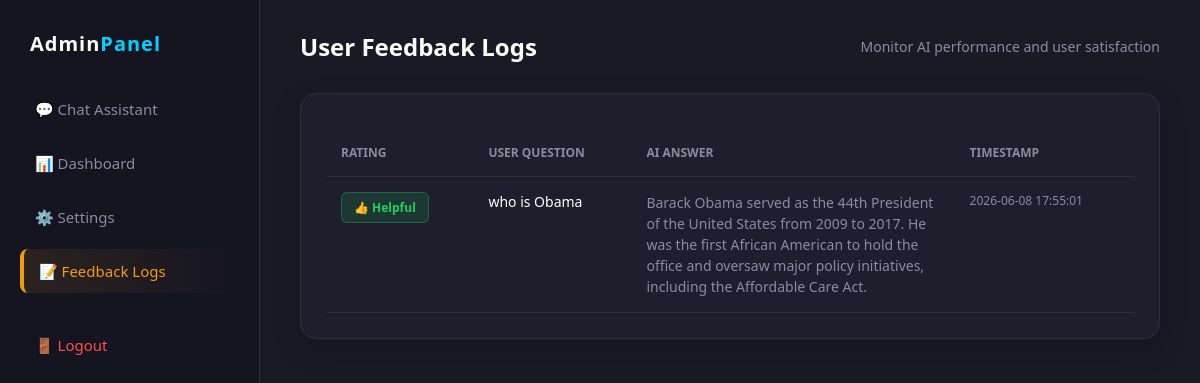
Screenshot of /feedback-logs with the database file from the repository.
### tables this page shows
CREATE TABLE feedback (
    id INTEGER PRIMARY KEY AUTOINCREMENT,
    chat_id INTEGER,
    rating TEXT, -- Store 'up' or 'down'
    timestamp DATETIME DEFAULT CURRENT_TIMESTAMP
);

CREATE TABLE chat_history (
    id INTEGER PRIMARY KEY AUTOINCREMENT,
    username TEXT NOT NULL,
    question TEXT NOT NULL,
    answer TEXT NOT NULL,
    timestamp DATETIME DEFAULT CURRENT_TIMESTAMP
);

### app.py (the view)
@app.route('/feedback-logs')
def view_feedback():
    conn = sqlite3.connect('database/faq.db')
    cursor = conn.cursor()
    cursor.execute('''
        SELECT f.rating, c.question, c.answer, f.timestamp
        FROM feedback f
        JOIN chat_history c ON f.chat_id = c.id
    ''')
    feedbacks = cursor.fetchall()
    conn.close()
    return render_template('feedback_logs.html', feedbacks=feedbacks)

### templates/feedback_logs.html (shortened to what this page needs)
<!DOCTYPE html>
<html lang="en">
<head>
</head>
<body>
    <div class="dashboard-wrapper">
        <aside class="sidebar">
            <h2>Admin<span style="color: #00d2ff;">Panel</span></h2>
            <nav class="nav-menu">
                <a href="/">💬 Chat Assistant</a>
                <a href="/dashboard">📊 Dashboard</a>
                <a href="/admin">⚙️ Settings</a>
                <a href="/feedback-logs" class="active">📝 Feedback Logs</a>
                <a href="/logout" style="margin-top: 20px; color: #ff4d4d;">🚪 Logout</a>
            </nav>
        </aside>
        <main class="main-content">
            <div class="header-top">
                <h1>User Feedback Logs</h1>
                <div style="color: #8b8b9f; font-size: 14px;">Monitor AI performance and user satisfaction</div>
            </div>
            <div class="panel">
                <div style="overflow-x: auto;">
                    <table>
                        <tr>
                            <th>Rating</th>
                            <th>User Question</th>
                            <th style="width: 40%;">AI Answer</th>
                            <th>Timestamp</th>
                        </tr>
                        {% for f in feedbacks %}
                        <tr>
                            <td>
                                {% if f[0] == 'up' %}
                                    <span class="badge badge-up">👍 Helpful</span>
                                {% else %}
                                    <span class="badge badge-down">👎 Needs Work</span>
                                {% endif %}
                            </td>
                            <td style="font-weight: 500; color: #fff;">{{ f[1] }}</td>
                            <td style="color: #8b8b9f; line-height: 1.5;">{{ f[2] }}</td>
                            <td style="color: #8b8b9f; font-size: 12px;">{{ f[3] }}</td>
                        </tr>
                        {% else %}
                        <tr>
                            <td colspan="4" style="text-align: center; padding: 30px; color: #8b8b9f;">
                                No feedback has been submitted yet.
                            </td>
                        </tr>
                        {% endfor %}
                    </table>
                </div>
            </div>
        </main>
    </div>
</body>
</html>

### templates/feedback_logs.html (style rules this page uses)
* { box-sizing: border-box; margin: 0; padding: 0; font-family: 'Segoe UI', Tahoma, Geneva, Verdana, sans-serif; }
body { background-color: #1a1a27 !important; color: #fff !important; display: flex; height: 100vh; overflow: hidden; }
.dashboard-wrapper { display: flex; width: 100%; height: 100vh; }
.sidebar { width: 260px; background-color: #151521; padding: 30px 20px; display: flex; flex-direction: column; gap: 30px; border-right: 1px solid #2d2d3b; flex-shrink: 0; }
.sidebar h2 { color: #fff; font-size: 20px; padding-left: 10px; letter-spacing: 1px; }
.nav-menu { display: flex; flex-direction: column; gap: 10px; }
.nav-menu a { text-decoration: none; color: #8b8b9f; padding: 12px 15px; border-radius: 8px; font-size: 15px; font-weight: 500; transition: all 0.3s ease; display: flex; align-items: center; gap: 10px; }
.nav-menu a.active { background: linear-gradient(90deg, rgba(243, 156, 18, 0.1) 0%, transparent 100%); color: #f39c12; border-left: 4px solid #f39c12; }
.main-content { flex: 1; padding: 30px 40px; background-color: #1a1a27; overflow-y: auto; }
.header-top { margin-bottom: 30px; display: flex; justify-content: space-between; align-items: center; }
.header-top h1 { font-size: 24px; font-weight: 600; }
.panel { background-color: #1e1e2d; border-radius: 16px; padding: 25px; box-shadow: 0 10px 30px rgba(0,0,0,0.2); border: 1px solid #2d2d3b; }
table { width: 100%; border-collapse: collapse; margin-top: 10px; }
th { text-align: left; padding: 15px; color: #8b8b9f; font-size: 12px; text-transform: uppercase; border-bottom: 1px solid #2d2d3b; }
td { padding: 15px; color: #e1e1e6; font-size: 14px; border-bottom: 1px solid #2d2d3b; vertical-align: top; }
.badge { padding: 6px 12px; border-radius: 6px; font-size: 12px; font-weight: bold; display: inline-block; }
.badge-up { background: rgba(29, 208, 93, 0.15); color: #1DD05D; border: 1px solid rgba(29, 208, 93, 0.3); }

### rows the page displays
feedback: rating "👍 Helpful", question "who is Obama", answer "Barack Obama served as the 44th President of the United States from 2009 to 2017. He was the first African American to hold the office and oversaw major policy initiatives, including the Affordable Care Act.", timestamp "2026-06-08 17:55:01"
